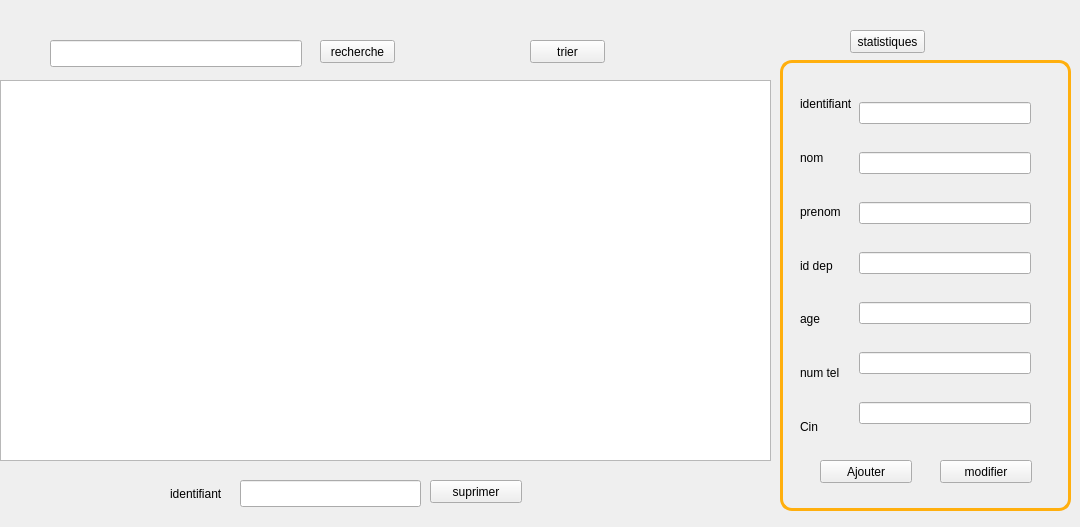
      <widget class="QWidget" name="page_11">
       <widget class="QLabel" name="label_62">
        <property name="geometry">
         <rect>
          <x>170</x>
          <y>470</y>
          <width>56</width>
          <height>48</height>
         </rect>
        </property>
        <property name="text">
         <string>identifiant</string>
        </property>
       </widget>
       <widget class="QLineEdit" name="lineEdit_idr">
        <property name="geometry">
         <rect>
          <x>50</x>
          <y>40</y>
          <width>252</width>
          <height>27</height>
         </rect>
        </property>
        <property name="styleSheet">
         <string notr="true"/>
        </property>
        <property name="text">
         <string/>
        </property>
       </widget>
       <widget class="QLineEdit" name="lineEdit_ids">
        <property name="geometry">
         <rect>
          <x>240</x>
          <y>480</y>
          <width>181</width>
          <height>27</height>
         </rect>
        </property>
        <property name="text">
         <string/>
        </property>
       </widget>
       <widget class="QWidget" name="horizontalLayoutWidget_6">
        <property name="geometry">
         <rect>
          <x>800</x>
          <y>80</y>
          <width>231</width>
          <height>371</height>
         </rect>
        </property>
        <layout class="QHBoxLayout" name="horizontalLayout_9">
         <item>
          <layout class="QVBoxLayout" name="verticalLayout_19">
           <item>
            <widget class="QLabel" name="label_63">
             <property name="text">
              <string>identifiant</string>
             </property>
            </widget>
           </item>
           <item>
            <widget class="QLabel" name="label_64">
             <property name="text">
              <string>nom</string>
             </property>
            </widget>
           </item>
           <item>
            <widget class="QLabel" name="label_65">
             <property name="text">
              <string>prenom</string>
             </property>
            </widget>
           </item>
           <item>
            <widget class="QLabel" name="label_66">
             <property name="text">
              <string>id dep</string>
             </property>
            </widget>
           </item>
           <item>
            <widget class="QLabel" name="label_67">
             <property name="text">
              <string>age</string>
             </property>
            </widget>
           </item>
           <item>
            <widget class="QLabel" name="label_68">
             <property name="text">
              <string>num tel</string>
             </property>
            </widget>
           </item>
           <item>
            <widget class="QLabel" name="label_69">
             <property name="text">
              <string>Cin</string>
             </property>
            </widget>
           </item>
          </layout>
         </item>
         <item>
          <layout class="QVBoxLayout" name="verticalLayout_20">
           <item>
            <widget class="QLineEdit" name="lineEdit_idi">
             <property name="text">
              <string/>
             </property>
            </widget>
           </item>
           <item>
            <widget class="QLineEdit" name="lineEdit_nomm">
             <property name="enabled">
              <bool>true</bool>
             </property>
            </widget>
           </item>
           <item>
            <widget class="QLineEdit" name="lineEdit_prenomm"/>
           </item>
           <item>
            <widget class="QLineEdit" name="lineEdit_id_dep"/>
           </item>
           <item>
            <widget class="QLineEdit" name="lineEdit_agee"/>
           </item>
           <item>
            <widget class="QLineEdit" name="lineEdit_numtell"/>
           </item>
           <item>
            <widget class="QLineEdit" name="lineEdit_cinn"/>
           </item>
          </layout>
         </item>
        </layout>
       </widget>
       <widget class="QTableView" name="tabemployee">
        <property name="geometry">
         <rect>
          <x>0</x>
          <y>80</y>
          <width>771</width>
          <height>381</height>
         </rect>
        </property>
       </widget>
       <widget class="QPushButton" name="pb_ajouterr">
        <property name="geometry">
         <rect>
          <x>820</x>
          <y>460</y>
          <width>92</width>
          <height>23</height>
         </rect>
        </property>
        <property name="styleSheet">
         <string notr="true"/>
        </property>
        <property name="text">
         <string>Ajouter</string>
        </property>
       </widget>
       <widget class="QPushButton" name="pb_modifierr">
        <property name="geometry">
         <rect>
          <x>940</x>
          <y>460</y>
          <width>92</width>
          <height>23</height>
         </rect>
        </property>
        <property name="styleSheet">
         <string notr="true"/>
        </property>
        <property name="text">
         <string>modifier</string>
        </property>
       </widget>
       <widget class="QPushButton" name="pb_supprimerr">
        <property name="geometry">
         <rect>
          <x>430</x>
          <y>480</y>
          <width>92</width>
          <height>23</height>
         </rect>
        </property>
        <property name="styleSheet">
         <string notr="true"/>
        </property>
        <property name="text">
         <string>suprimer</string>
        </property>
       </widget>
       <widget class="QPushButton" name="pb_recherchee">
        <property name="geometry">
         <rect>
          <x>320</x>
          <y>40</y>
          <width>75</width>
          <height>23</height>
         </rect>
        </property>
        <property name="text">
         <string>recherche</string>
        </property>
       </widget>
       <widget class="QPushButton" name="pb_trierr">
        <property name="geometry">
         <rect>
          <x>530</x>
          <y>40</y>
          <width>75</width>
          <height>23</height>
         </rect>
        </property>
        <property name="text">
         <string>trier</string>
        </property>
       </widget>
       <widget class="QPushButton" name="pb_stat_emp">
        <property name="geometry">
         <rect>
          <x>850</x>
          <y>30</y>
          <width>75</width>
          <height>23</height>
         </rect>
        </property>
        <property name="text">
         <string>statistiques</string>
        </property>
       </widget>
       <widget class="QLabel" name="label_76">
        <property name="geometry">
         <rect>
          <x>780</x>
          <y>60</y>
          <width>291</width>
          <height>451</height>
         </rect>
        </property>
        <property name="styleSheet">
         <string notr="true">background-color: transparent;
border-radius: 12px;
border-color: rgb(255, 175, 14);
	padding: 5px;
border-width: 3px;
border-style: solid ;</string>
        </property>
        <property name="text">
         <string/>
        </property>
       </widget>
       <zorder>label_76</zorder>
       <zorder>label_62</zorder>
       <zorder>lineEdit_idr</zorder>
       <zorder>lineEdit_ids</zorder>
       <zorder>horizontalLayoutWidget_6</zorder>
       <zorder>tabemployee</zorder>
       <zorder>pb_ajouterr</zorder>
       <zorder>pb_modifierr</zorder>
       <zorder>pb_supprimerr</zorder>
       <zorder>pb_recherchee</zorder>
       <zorder>pb_trierr</zorder>
       <zorder>pb_stat_emp</zorder>
      </widget>
